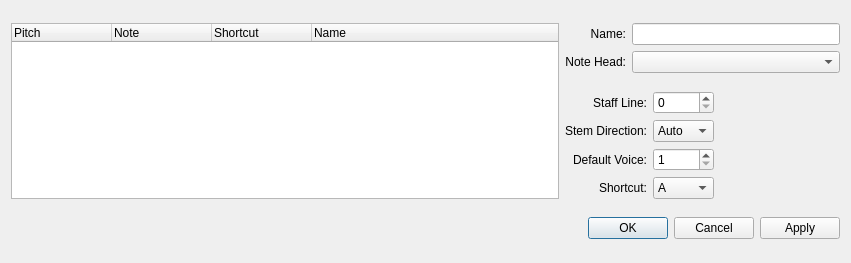
<ui version="4.0" >
 <class>EditDrumsetBase</class>
 <widget class="QDialog" name="EditDrumsetBase" >
  <property name="geometry" >
   <rect>
    <x>0</x>
    <y>0</y>
    <width>851</width>
    <height>263</height>
   </rect>
  </property>
  <property name="windowTitle" >
   <string>MuseScore: Edit Drumset</string>
  </property>
  <layout class="QGridLayout" name="gridLayout_3" >
   <item rowspan="2" row="0" column="0" >
    <widget class="QTreeWidget" name="pitchList" >
     <property name="alternatingRowColors" >
      <bool>true</bool>
     </property>
     <property name="indentation" >
      <number>0</number>
     </property>
     <property name="rootIsDecorated" >
      <bool>false</bool>
     </property>
     <property name="allColumnsShowFocus" >
      <bool>true</bool>
     </property>
     <column>
      <property name="text" >
       <string>Pitch</string>
      </property>
     </column>
     <column>
      <property name="text" >
       <string>Note</string>
      </property>
     </column>
     <column>
      <property name="text" >
       <string>Shortcut</string>
      </property>
     </column>
     <column>
      <property name="text" >
       <string>Name</string>
      </property>
     </column>
     <item>
      <property name="text" >
       <string/>
      </property>
      <property name="text" >
       <string/>
      </property>
      <property name="text" >
       <string/>
      </property>
      <property name="text" >
       <string/>
      </property>
     </item>
    </widget>
   </item>
   <item row="0" column="1" colspan="2" >
    <layout class="QGridLayout" name="gridLayout_2" >
     <item row="0" column="0" >
      <widget class="QLabel" name="label" >
       <property name="text" >
        <string>Name:</string>
       </property>
       <property name="alignment" >
        <set>Qt::AlignRight|Qt::AlignTrailing|Qt::AlignVCenter</set>
       </property>
      </widget>
     </item>
     <item row="0" column="1" >
      <widget class="QLineEdit" name="name" />
     </item>
     <item row="1" column="0" >
      <widget class="QLabel" name="label_2" >
       <property name="text" >
        <string>Note Head:</string>
       </property>
       <property name="alignment" >
        <set>Qt::AlignRight|Qt::AlignTrailing|Qt::AlignVCenter</set>
       </property>
      </widget>
     </item>
     <item row="1" column="1" >
      <widget class="QComboBox" name="noteHead" />
     </item>
    </layout>
   </item>
   <item row="1" column="1" >
    <layout class="QGridLayout" name="gridLayout" >
     <item row="0" column="0" >
      <widget class="QLabel" name="label_3" >
       <property name="text" >
        <string>Staff Line:</string>
       </property>
       <property name="alignment" >
        <set>Qt::AlignRight|Qt::AlignTrailing|Qt::AlignVCenter</set>
       </property>
      </widget>
     </item>
     <item row="0" column="1" >
      <widget class="QSpinBox" name="staffLine" />
     </item>
     <item row="1" column="0" >
      <widget class="QLabel" name="label_4" >
       <property name="text" >
        <string>Stem Direction:</string>
       </property>
       <property name="alignment" >
        <set>Qt::AlignRight|Qt::AlignTrailing|Qt::AlignVCenter</set>
       </property>
      </widget>
     </item>
     <item row="1" column="1" >
      <widget class="QComboBox" name="stemDirection" >
       <item>
        <property name="text" >
         <string>Auto</string>
        </property>
       </item>
       <item>
        <property name="text" >
         <string>Up</string>
        </property>
       </item>
       <item>
        <property name="text" >
         <string>Down</string>
        </property>
       </item>
      </widget>
     </item>
     <item row="2" column="0" >
      <widget class="QLabel" name="label_5" >
       <property name="text" >
        <string>Default Voice:</string>
       </property>
       <property name="alignment" >
        <set>Qt::AlignRight|Qt::AlignTrailing|Qt::AlignVCenter</set>
       </property>
      </widget>
     </item>
     <item row="2" column="1" >
      <widget class="QSpinBox" name="voice" >
       <property name="minimum" >
        <number>1</number>
       </property>
       <property name="maximum" >
        <number>4</number>
       </property>
      </widget>
     </item>
     <item row="3" column="0" >
      <widget class="QLabel" name="label_6" >
       <property name="text" >
        <string>Shortcut:</string>
       </property>
       <property name="alignment" >
        <set>Qt::AlignRight|Qt::AlignTrailing|Qt::AlignVCenter</set>
       </property>
      </widget>
     </item>
     <item row="3" column="1" >
      <widget class="QComboBox" name="shortcut" >
       <item>
        <property name="text" >
         <string>A</string>
        </property>
       </item>
       <item>
        <property name="text" >
         <string>B</string>
        </property>
       </item>
       <item>
        <property name="text" >
         <string>C</string>
        </property>
       </item>
       <item>
        <property name="text" >
         <string>D</string>
        </property>
       </item>
       <item>
        <property name="text" >
         <string>E</string>
        </property>
       </item>
       <item>
        <property name="text" >
         <string>F</string>
        </property>
       </item>
       <item>
        <property name="text" >
         <string>G</string>
        </property>
       </item>
       <item>
        <property name="text" >
         <string>--</string>
        </property>
       </item>
      </widget>
     </item>
    </layout>
   </item>
   <item row="1" column="2" >
    <widget class="Palette" native="1" name="drumNote" >
     <property name="sizePolicy" >
      <sizepolicy vsizetype="Preferred" hsizetype="Preferred" >
       <horstretch>0</horstretch>
       <verstretch>0</verstretch>
      </sizepolicy>
     </property>
     <property name="minimumSize" >
      <size>
       <width>120</width>
       <height>0</height>
      </size>
     </property>
    </widget>
   </item>
   <item row="2" column="0" colspan="3" >
    <widget class="QDialogButtonBox" name="buttonBox" >
     <property name="orientation" >
      <enum>Qt::Horizontal</enum>
     </property>
     <property name="standardButtons" >
      <set>QDialogButtonBox::Apply|QDialogButtonBox::Cancel|QDialogButtonBox::Ok</set>
     </property>
    </widget>
   </item>
  </layout>
 </widget>
 <customwidgets>
  <customwidget>
   <class>Palette</class>
   <extends>QWidget</extends>
   <header>palette.h</header>
   <container>1</container>
  </customwidget>
 </customwidgets>
 <resources/>
 <connections>
  <connection>
   <sender>buttonBox</sender>
   <signal>accepted()</signal>
   <receiver>EditDrumsetBase</receiver>
   <slot>accept()</slot>
   <hints>
    <hint type="sourcelabel" >
     <x>248</x>
     <y>254</y>
    </hint>
    <hint type="destinationlabel" >
     <x>157</x>
     <y>274</y>
    </hint>
   </hints>
  </connection>
  <connection>
   <sender>buttonBox</sender>
   <signal>rejected()</signal>
   <receiver>EditDrumsetBase</receiver>
   <slot>reject()</slot>
   <hints>
    <hint type="sourcelabel" >
     <x>316</x>
     <y>260</y>
    </hint>
    <hint type="destinationlabel" >
     <x>286</x>
     <y>274</y>
    </hint>
   </hints>
  </connection>
 </connections>
</ui>
